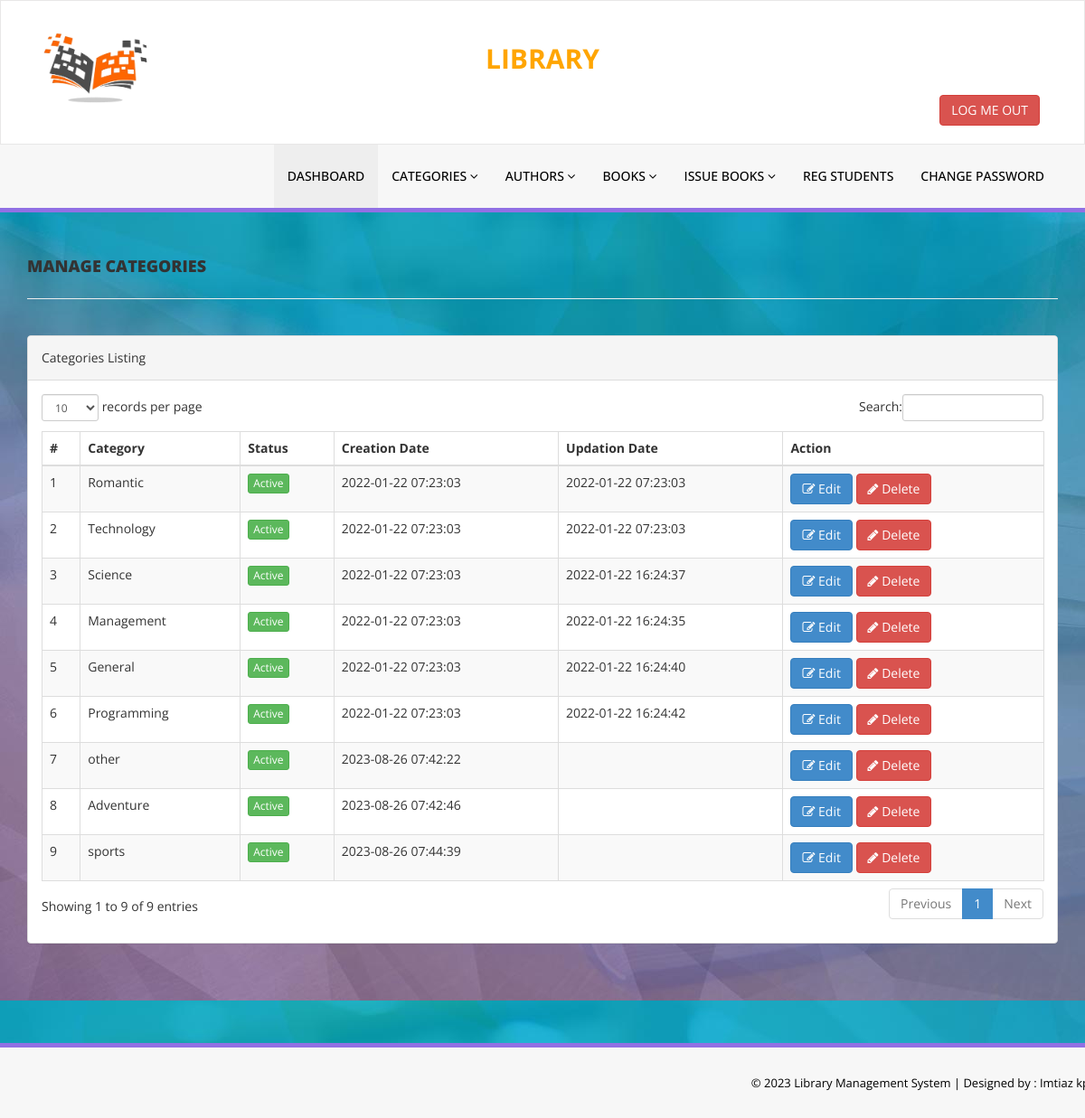
The app's page /admin/manage-categories.php (signed in) with its own data.
### tables this page shows
CREATE TABLE `tblcategory` (
  `id` int(11) NOT NULL,
  `CategoryName` varchar(150) DEFAULT NULL,
  `Status` int(1) DEFAULT NULL,
  `CreationDate` timestamp NULL DEFAULT current_timestamp(),
  `UpdationDate` timestamp NULL DEFAULT NULL ON UPDATE current_timestamp()
);

### admin/manage-categories.php (the view, shortened to what this page needs)
<?php
include('includes/config.php');
if(strlen($_SESSION['alogin'])==0)
    {
header('location:index.php');
}
else{
    ?>
<!DOCTYPE html>
<html xmlns="http://www.w3.org/1999/xhtml">
<head>
    <link href="assets/css/bootstrap.css" rel="stylesheet" />
    <link href="assets/css/font-awesome.css" rel="stylesheet" />
    <link href="assets/js/dataTables/dataTables.bootstrap.css" rel="stylesheet" />
    <link href="assets/css/style.css" rel="stylesheet" />
</head>
<body style="background-image: url('assets/img/bg.jpg');">
<?php include('includes/header.php');?>
    <div class="content-wrapper">
         <div class="container">
        <div class="row pad-botm">
            <div class="col-md-12">
                <h4 class="header-line">Manage Categories</h4>
    </div>
     <div class="row">
</div>
        </div>
            <div class="row">
                <div class="col-md-12">
                    <div class="panel panel-default">
                        <div class="panel-heading">
                           Categories Listing
                        </div>
                        <div class="panel-body">
                            <div class="table-responsive">
                                <table class="table table-striped table-bordered table-hover" id="dataTables-example">
                                    <thead>
                                        <tr>
                                            <th>#</th>
                                            <th>Category</th>
                                            <th>Status</th>
                                            <th>Creation Date</th>
                                            <th>Updation Date</th>
                                            <th>Action</th>
                                        </tr>
                                    </thead>
                                    <tbody>
<?php $sql = "SELECT * from  tblcategory";
$query = $dbh -> prepare($sql);
$query->execute();
$results=$query->fetchAll(PDO::FETCH_OBJ);
$cnt=1;
if($query->rowCount() > 0)
{
foreach($results as $result)
{               ?>
                                        <tr class="odd gradeX">
                                            <td class="center"><?php echo htmlentities($cnt);?></td>
                                            <td class="center"><?php echo htmlentities($result->CategoryName);?></td>
                                            <td class="center"><?php if($result->Status==1) {?>
                                            <a href="#" class="btn btn-success btn-xs">Active</a>
                                            <?php } else {?>
                                            <a href="#" class="btn btn-danger btn-xs">Inactive</a>
                                            <?php } ?></td>
                                            <td class="center"><?php echo htmlentities($result->CreationDate);?></td>
                                            <td class="center"><?php echo htmlentities($result->UpdationDate);?></td>
                                            <td class="center">
                                            <a href="edit-category.php?catid=<?php echo htmlentities($result->id);?>"><button class="btn btn-primary"><i class="fa fa-edit "></i> Edit</button>
                                          <a href="manage-categories.php?del=<?php echo htmlentities($result->id);?>" onclick="return confirm('Are you sure you want to delete?');"" >  <button class="btn btn-danger"><i class="fa fa-pencil"></i> Delete</button>
                                            </td>
                                        </tr>
 <?php $cnt=$cnt+1;}} ?>
                                    </tbody>
                                </table>
                            </div>
                        </div>
                    </div>
                </div>
            </div>
    </div>
    </div>
  <?php include('includes/footer.php');?>
</body>
</html>
<?php } ?>

### admin/includes/header.php (shortened to what this page needs)
<div class="navbar navbar-inverse set-radius-zero" >
        <div class="container">
            <div class="navbar-header">
                <a class="navbar-brand">
                <img style="width:150px;padding-top:20px" src="assets/img/j.png" />
                </a>
            </div>
            <div style="text-align:center;margin-top:50px;width:100%"><span style="color:orange;font-size:30px;padding:20px;width:100%;"><b>LIBRARY</b></span></div>
            <div class="right-div">
                <a href="logout.php" class="btn btn-danger pull-right">LOG ME OUT</a>
            </div>
        </div>
    </div>
    <section class="menu-section">
        <div class="container">
            <div class="row ">
                <div class="col-md-12">
                    <div class="navbar-collapse collapse ">
                        <ul id="menu-top" class="nav navbar-nav navbar-right">
                            <li><a href="dashboard.php" class="menu-top-active">DASHBOARD</a></li>
                            <li>
                                <a href="#" class="dropdown-toggle" id="ddlmenuItem" data-toggle="dropdown"> Categories <i class="fa fa-angle-down"></i></a>
                            </li>
                            <li>
                                <a href="#" class="dropdown-toggle" id="ddlmenuItem" data-toggle="dropdown"> Authors <i class="fa fa-angle-down"></i></a>
                            </li>
 <li>
                                <a href="#" class="dropdown-toggle" id="ddlmenuItem" data-toggle="dropdown"> Books <i class="fa fa-angle-down"></i></a>
                            </li>
                           <li>
                                <a href="#" class="dropdown-toggle" id="ddlmenuItem" data-toggle="dropdown"> Issue Books <i class="fa fa-angle-down"></i></a>
                            </li>
                             <li><a href="reg-students.php">Reg Students</a></li>
  <li><a href="change-password.php">Change Password</a></li>
                        </ul>
                    </div>
                </div>
            </div>
        </div>
    </section>

### admin/includes/footer.php
<section class="footer-section">
     <div class="container">
         <div class="row">
             <div class="col-md-12">
                &copy; <?php echo date('Y');?>  Library Management System |<a href="https://imtiaz-kp.github.io/portfolio/" target="_blank"  > Designed by : Imtiaz kp</a>
             </div>
         </div>
     </div>
 </section>

### admin/assets/css/style.css (style rules this page uses)
.set-radius-zero { border-radius:0px; -moz-border-radius:0px; -webkit-border-radius:0px; }
.content-wrapper { margin-top: 40px; min-height:800px; padding-bottom:90px; }
.header-line { font-weight:900; padding-bottom:25px; border-bottom:1px solid #eeeeee; text-transform:uppercase; }
.pad-botm { padding-bottom:30px; }
.right-div { float: right; padding: 20px; }
#menu-top a { color:#000; text-decoration:none; font-weight:500; padding: 25px 15px 25px 15px; text-transform:uppercase; }
.menu-section { background-color: #f7f7f7; border-bottom:5px solid #9170E4; width:100% }
.menu-top-active { background-color:#eeeeee; }
.navbar-inverse { background-color: #FFF; border-color: rgba(155, 153, 153, 0.23); }
.navbar { min-height: 90px; margin-bottom: 0px; }
.footer-section { padding:25px 50px 25px 50px; color:#000; font-size:13px; background-color: #f7f7f7; text-align:right; border-top:5px solid #9170E4; }
.footer-section a, .footer-section a:hover { color:#000; }

### records on screen
tblcategory: CategoryName "Romantic", Status "Active", CreationDate "2022-01-22 07:23:03", UpdationDate "2022-01-22 07:23:03"
tblcategory: CategoryName "Technology", Status "Active", CreationDate "2022-01-22 07:23:03", UpdationDate "2022-01-22 07:23:03"
tblcategory: CategoryName "Science", Status "Active", CreationDate "2022-01-22 07:23:03", UpdationDate "2022-01-22 16:24:37"
tblcategory: CategoryName "Management", Status "Active", CreationDate "2022-01-22 07:23:03", UpdationDate "2022-01-22 16:24:35"
tblcategory: CategoryName "General", Status "Active", CreationDate "2022-01-22 07:23:03", UpdationDate "2022-01-22 16:24:40"
tblcategory: CategoryName "Programming", Status "Active", CreationDate "2022-01-22 07:23:03", UpdationDate "2022-01-22 16:24:42"
tblcategory: CategoryName "other", Status "Active", CreationDate "2023-08-26 07:42:22"
tblcategory: CategoryName "Adventure", Status "Active", CreationDate "2023-08-26 07:42:46"
tblcategory: CategoryName "sports", Status "Active", CreationDate "2023-08-26 07:44:39"
